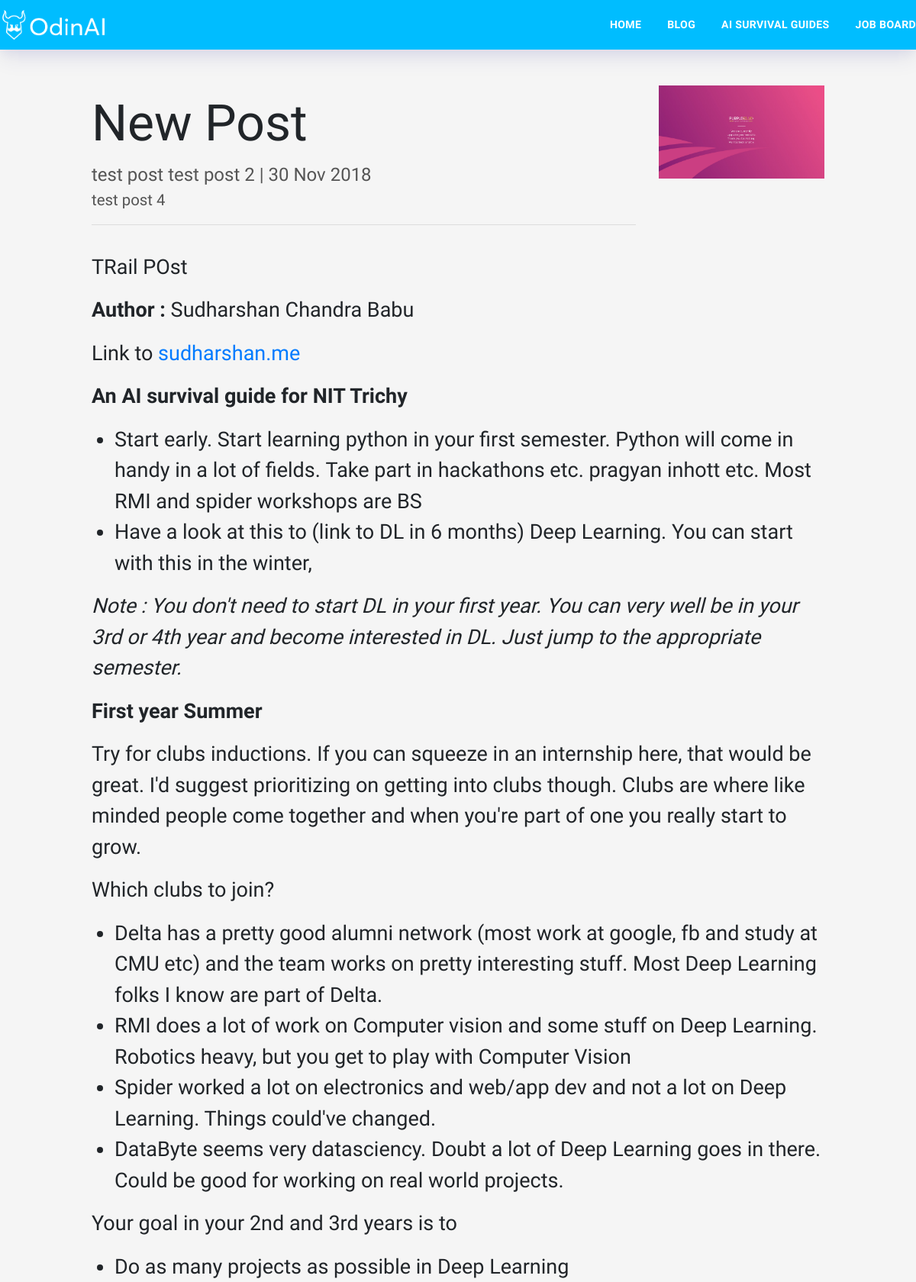
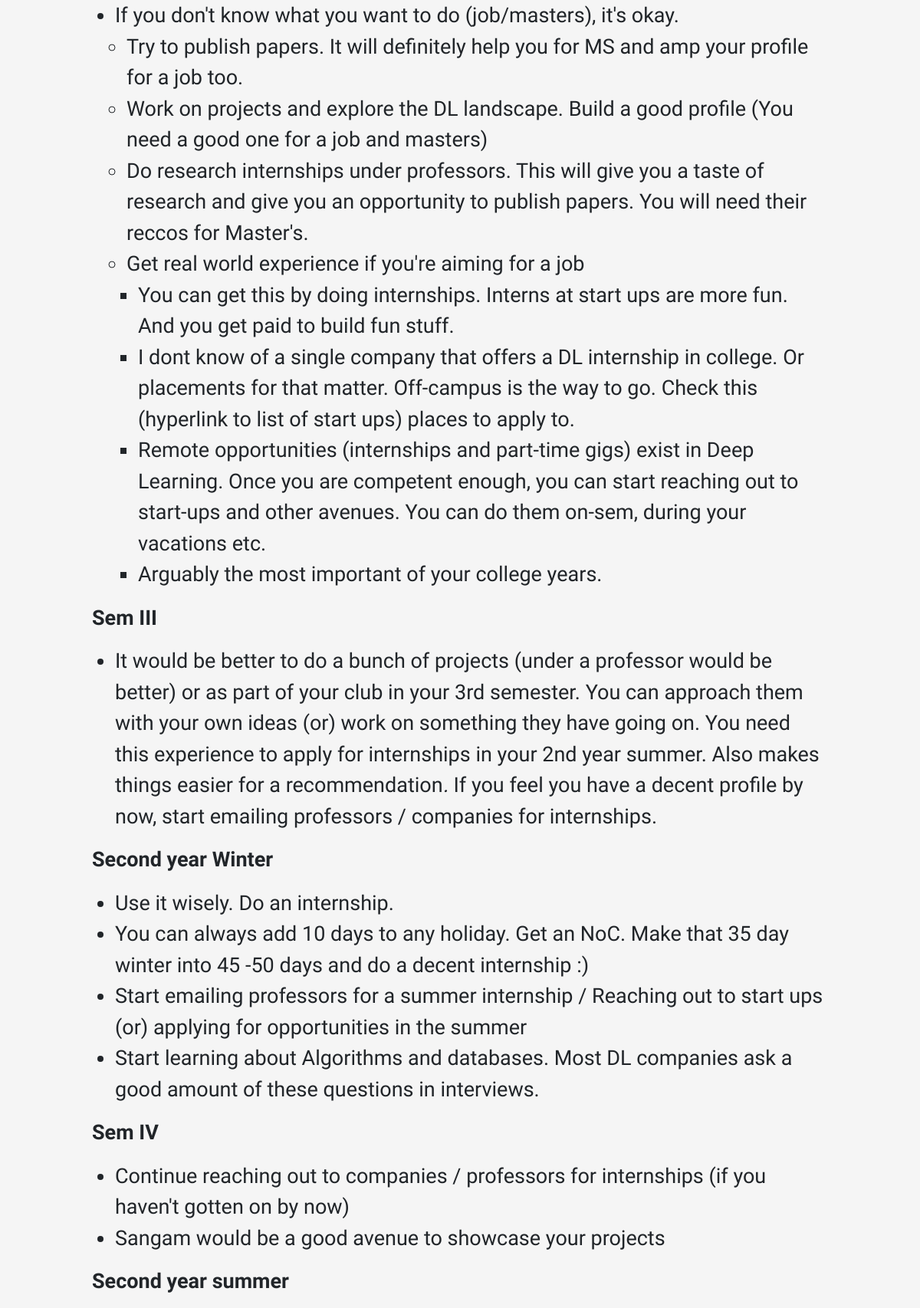
Page /blog/3 (upper part) on the committed database (2 pictures, top to bottom).
### blog/models.py (models this page shows, shortened)
class BlogPosts(models.Model):
    posttitle = models.CharField(max_length = 200)
    postsummary = models.TextField(null=True)
    postcontent = models.TextField(null=True)
    created_at = models.DateTimeField(default = datetime.now, blank = True)
    image = models.ImageField(blank=True,null=True, upload_to="blogposts/")
    authorfirstname = models.CharField(max_length = 200,null=True)
    authorlastname = models.CharField(max_length = 200,null=True)
    authorbg = models.TextField(null=True)
    authordesignation = models.TextField(null=True)
    authorcontact = models.TextField(null=True)
    class Meta:
        verbose_name_plural = "BlogPosts"

### blog/views.py (the view)
# urls.py: url(r'^(?P<pk>\d+)$', views.postDetail, name="postDetail")
def postDetail(request, pk):
    Posts = BlogPosts.objects.get(pk=pk)
    context = {
        'Posts': Posts
    }
    return render(request, 'blog/postDetail.html', context)

### blog/templates/blog/postDetail.html (shortened to what this page needs)
{% load static %}
{% block content %}
<!DOCTYPE html>
<html lang="en" dir="ltr">
<head>
    <link rel="stylesheet" href="https://use.fontawesome.com/releases/v5.5.0/css/all.css">
    <link rel="stylesheet" href="https://stackpath.bootstrapcdn.com/bootstrap/4.1.3/css/bootstrap.min.css">
    <link rel="stylesheet" type="text/css" media="screen" href="{% static 'css/main.css' %}" />
    <link rel="stylesheet" type="text/css" media="screen" href="{% static 'css/compiled/style.min.css' %}" />
</head>
<body>
    <nav class="main_nav nav-active">
        <div class="main_nav_holder">
            <div class="container">
                <div class="row align-items-center">
                    <div class="col-md-3">
                        <a href="{% url 'index'  %}" class="main_nav_holder--img">
                            <img src="{% static 'images/odinai-transparent.png' %}" class="img-fluid" alt="OdinAI">
                        </a>
                    </div>
                    <div class="col-md-9">
                        <div class="main_nav_holder_links">
                            <ul>
                                <li><a href="{% url 'index'  %}">Home</a></li>
                                <li><a href="{% url 'blog'  %}">Blog</a></li>
                                <li><a href="{% url 'collegeblog' %}">AI Survival Guides</a></li>
                                <li><a href="{% url 'job'  %}">Job Board</a></li>
                            </ul>
                        </div>
                    </div>
                </div>
            </div>
        </div>
    </nav>
    <main>
        <div class="py-5"></div>
        <div class="py-md-2"></div>
            <div class="container max-960">
                <div class="row">
                    <div class="col-md-9 col-12">
                        <div class="postTitlexl">{{Posts.posttitle}}</div>
                        <div class="AuthorDetails">{{Posts.authorfirstname}} {{Posts.authorlastname}} | {{Posts.created_at|date:"d M Y"}}</div>
                        <div class="AuthorDesignation">{{Posts.authordesignation}}</div>
                        <hr/>
                        <div class="postDescriptionxl">{{Posts.postsummary}}</div>
                    </div>
                    <div class="col-md-3 col-12">
                        <div class="postImagexl">
                            <img src="/media/{{Posts.image}}" class="img-fluid" id="postImageID"/>
                        </div>
                    </div>
                </div>
                <div class="row pt-3">
                    <div class="col-12 postContent">
                        {{Posts.postcontent | safe}}
                    </div>
                </div>
            </div>
    </main>
</body>
</html>
{% endblock %}

### static/css/main.css (style rules this page uses)
html, body { font-family: 'Ubuntu', sans-serif; background: #F5F5F5; width: 100%; max-width: 100%; height: 100%; padding: 0; margin: 0; }
a, a:visited, a:hover { transition: 0.2s; text-decoration: none; }
*, *:before, *:after { margin: 0; padding: 0; box-sizing: border-box; -webkit-box-sizing: border-box; -webkit-touch-callout: none; -webkit-text-size-adjust: none; -webkit-tap-highlight-color: rgba(0,0,0,0); -webkit-user-select: none; }
.container { position: relative; margin: 0 auto; width: 100%; max-width: 1256px; padding: 0; }
nav { position: relative; width: 100%; max-width: 100%; margin: 0 auto; display: flex; align-items: center; justify-content: center; flex-flow: row wrap; }
nav ul { position: relative; padding: 0 0; margin: 0 0; width: 100%; max-width: 100%; list-style-type: none; }
nav li { display: block; color: #919191; font-size: 0.88em; margin: 6px 0; font-weight: 400; letter-spacing: 0.025em; }
#postImageID { width: 100%; }
.postTitlexl { padding-top: 0em; font-size: 3.5vmin; font-weight: 500; }
.postDescriptionxl { padding-top: 0.7em; font-size: 2vmin; }
.postImagexl { padding-top: 0em; }
.AuthorDetails { font-size: 2vmin; font-weight: 500; }
.AuthorDesignation { font-size: 1.7vmin; }
.postContent { font-size: 2vmin; }

### blog/templates/blog/postDetail.html (style rules this page uses)
.postTitlexl { padding-top: 0em; font-size: 5.5vmin; font-weight: 500; }
.postDescriptionxl { padding-top: 0.7em; font-size: 2.25vmin; }
.postImagexl { padding-top: 0em; }
.AuthorDetails { font-size: 2vmin; font-weight: 500; color: #555555; }
.AuthorDesignation { color: #555555; font-size: 1.7vmin; }
.postContent { font-size: 2.25vmin; }
.postContent ul { padding-left: 30px; }
.postContent ul ul { padding-left: 15px; }

### rows in the picture
BlogPosts: posttitle "New Post", authorfirstname "test post", authorlastname "test post 2", created_at "30 Nov 2018", authordesignation "test post 4", postsummary "TRail POst", image (picture), postcontent "Author : Sudharshan Chandra Babu Link to sudharshan.me An AI survival guide for NIT Trichy Start early. Start learning python in your first semester. Python will come in handy in a lot of fields. Take part in hackathons etc. pragyan inhott etc. Most RMI and spider workshops are BS Have a look at this to (link to DL in 6 months) Deep Learning. You can start with this in the winter, Note : You don't need to start DL in your first year. You can very well be in your 3rd or 4th year and become interested in DL. Just jump to the appropriate semester. First year Summer Try for clubs inductions. If you can squeeze in an internship here, that would be great. I'd suggest prioritizing on getting into…"
